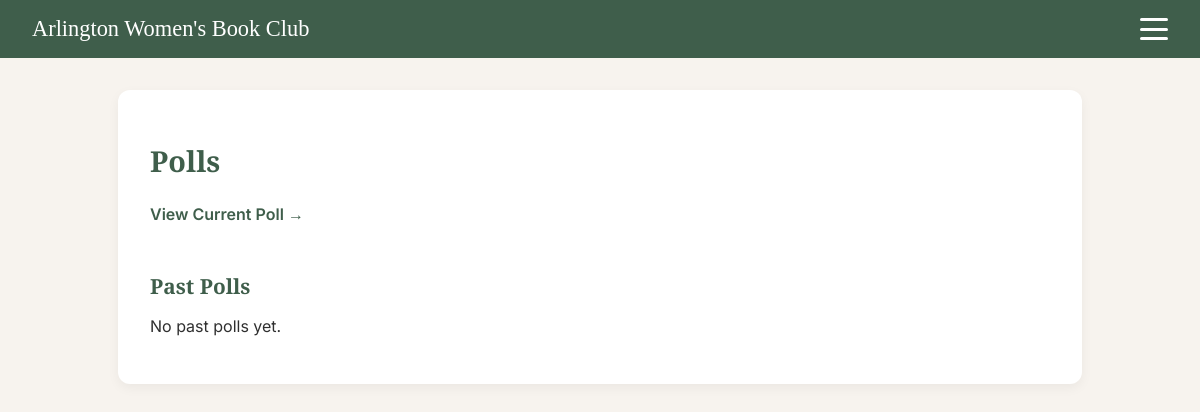
/polls/, run on an earlier commit of the app's database.
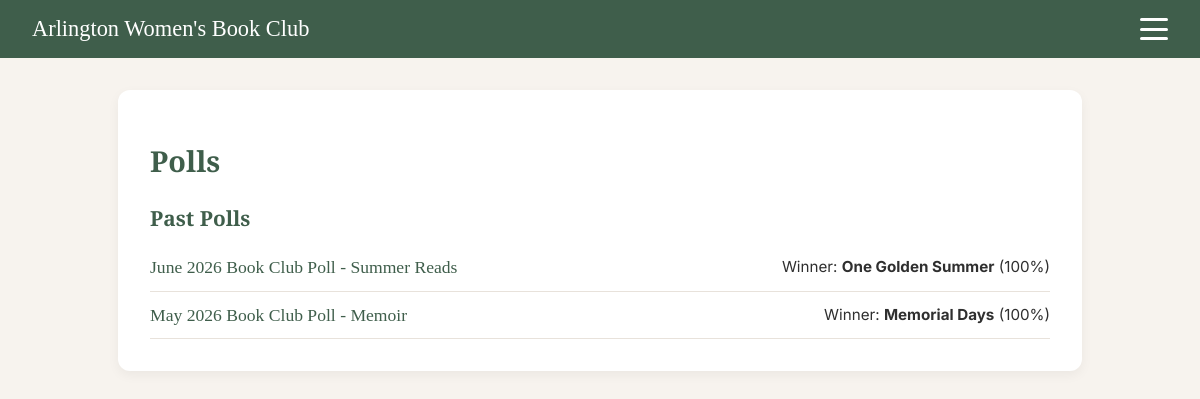
And on a later commit of the database.
### core/models.py (models this page shows, shortened)
class Poll(models.Model):
    MONTH_CHOICES = [
        (1, "January"), (2, "February"), (3, "March"), (4, "April"),
        (5, "May"), (6, "June"), (7, "July"), (8, "August"),
        (9, "September"), (10, "October"), (11, "November"), (12, "December"),
    ]
    month = models.PositiveSmallIntegerField(choices=MONTH_CHOICES)
    year = models.PositiveSmallIntegerField()
    genre = models.CharField(max_length=100, blank=True)
    question = models.CharField(max_length=255, editable=False)
    description = models.TextField(blank=True)
    created_by = models.ForeignKey(
        settings.AUTH_USER_MODEL,
        on_delete=models.SET_NULL,
        null=True,
        blank=True
    )
    created_at = models.DateTimeField(auto_now_add=True)
    closes_at = models.DateTimeField(null=True, blank=True)
    is_closed = models.BooleanField(default=False)
    def total_votes(self):
        return self.votes.count()
    def votes_for_option(self, option):
        return self.votes.filter(option=option).count()
    def percentage_for_option(self, option):
        total = self.total_votes()
        if total == 0:
            return 0
        return round((self.votes_for_option(option) / total) * 100)
    def winner(self):
        options = self.options.all()
        if not options:
            return None
        return max(options, key=lambda o: o.votes.count())
    def winner_percentage(self):
        if not self.winner():
            return 0
        return self.percentage_for_option(self.winner())

class PollOption(models.Model):
    poll = models.ForeignKey(Poll, related_name="options", on_delete=models.CASCADE)
    book = models.ForeignKey(Book, on_delete=models.CASCADE)

class Book(models.Model):
    title = models.CharField(max_length=255)
    author = models.CharField(max_length=255, blank=True)
    cover_image_url = models.URLField(blank=True)
    goodreads_url = models.URLField(blank=True)
    publication_year = models.PositiveSmallIntegerField(null=True, blank=True)
    notes = models.TextField(blank=True)

### core/views.py (the view)
# urls.py: path("polls/", views.poll_list, name="poll_list"),
def poll_list(request):
    current_poll = Poll.objects.filter(is_closed=False).order_by('-id').first()
    if current_poll:
        past_polls = Poll.objects.exclude(id=current_poll.id).order_by('-id')
    else:
        past_polls = Poll.objects.all().order_by('-id')
    return render(request, "core/poll_list.html", {
        "current_poll": current_poll,
        "past_polls": past_polls,
    })

### core/templates/core/poll_list.html
{% extends "core/base.html" %}
{% block content %}
<div class="poll-section">
    <h1 class="poll-title">Polls</h1>
    {% if current_poll %}
        <a href="/" class="current-poll-link">View Current Poll →</a>
    {% endif %}
    <h2 class="section-title">Past Polls</h2>
    {% for poll in past_polls %}
        {% if not poll.is_active %}
            <div class="poll-row">
                <a href="{% url 'poll_detail' poll.id %}" class="poll-name">
                    {{ poll.question }}
                </a>
                <div class="poll-winner">
                    Winner: <strong>{{ poll.winner.book.title }}</strong>
                    ({{ poll.winner_percentage }}%)
                </div>
            </div>
        {% endif %}
    {% empty %}
        <p>No past polls yet.</p>
    {% endfor %}
</div>
{% endblock %}

What changed in the data, as far as the page shows it:
added Poll: question "June 2026 Book Club Poll - Summer Reads", winner.book "One Golden Summer", winner_percentage "100"
now on this page (row edited): Poll: question "May 2026 Book Club Poll - Memoir", winner.book "Memorial Days", winner_percentage "100"
Also different on the page:
text no longer shown: "View Current Poll → No past polls yet."
